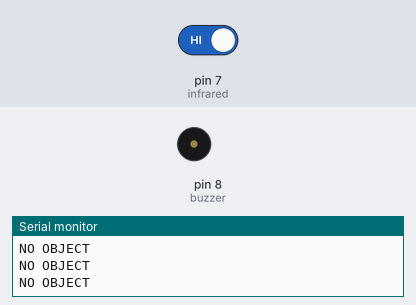
The sketch below on a simulated Arduino Uno, built with avr-gcc and run on an emulated ATmega328P. Shown: buzzer (waves = sounding, pin HIGH), the last lines printed to the serial monitor. The inputs (shaded band) are chosen by the test bench; at power-on: pin 7 (infrared) HIGH.

Above: at 1.2 s.
1.3 s: pin 7 (infrared) driven LOW
At 2.0 s:
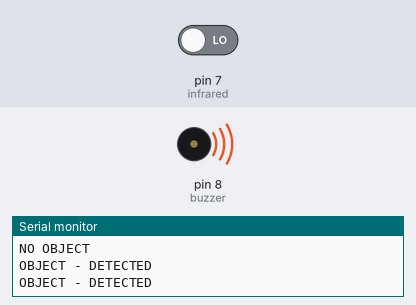
2.8 s: pin 7 (infrared) driven HIGH
At 3.1 s:
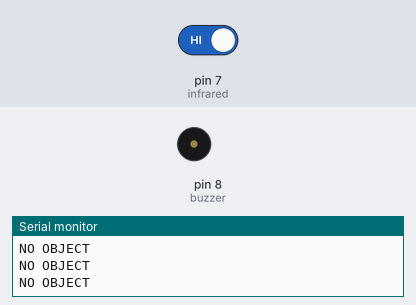
Timing chart, 0 to 5.8 s (numbered marks = the images above; inputs shaded):
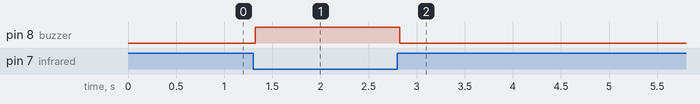

The sketch:

Infrared.ino
```cpp
#define infrared 7
#define buzzer 8

void setup() {
  pinMode(infrared, INPUT);
  pinMode(buzzer, OUTPUT);

  Serial.begin(9600); //Serial 9600
}
void loop() {
  if (digitalRead(infrared) == LOW) {
    Serial.println("OBJECT - DETECTED");
    digitalWrite(buzzer, HIGH);
    delay(500);
  }
  if (digitalRead(infrared) == HIGH) {
    Serial.println("NO OBJECT");
    digitalWrite(buzzer, LOW);
 }
}
```

Measured:
- after the input at 1.3 s, pin 8 (buzzer): LOW → HIGH at once
- after the input at 2.8 s, pin 8 (buzzer): HIGH → LOW at once
